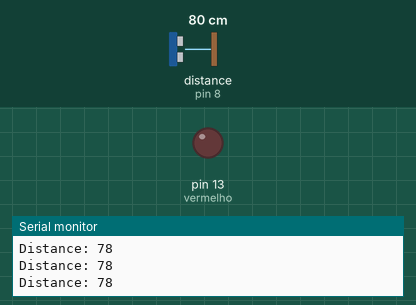
A sketch run on a simulated Arduino Uno, built with avr-gcc and run on an emulated ATmega328P. Shown: output pins drawn as LEDs (lit = HIGH), the last lines printed to the serial monitor. Wiring (inferred from the names in the program): ultrasonic range finder: trigger pin 9; echo pin 8. The inputs (shaded band) are chosen by the test bench; at power-on: distance to the obstacle (sensor on pin 8) 80 cm. The echo pulse lasts 58.3 µs per cm; pins used as bus, display or sensor lines are not drawn.

Above: at 1.2 s.
1.3 s: distance to the obstacle (sensor on pin 8) set to 23 cm
2.8 s: distance to the obstacle (sensor on pin 8) set to 19 cm
At 3.68 s:
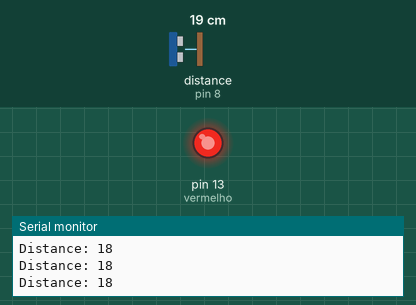
5.8 s: distance to the obstacle (sensor on pin 8) set to 2 cm
Timing chart, 0 to 8.8 s (numbered marks = the images above; inputs shaded):
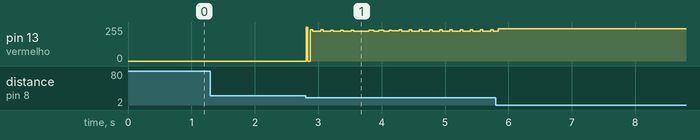

Measured:
- the behaviour switches between 21 and 20 cm on distance to the obstacle (sensor on pin 8) (found by bisection; images 0 and 1)

The sketch:

ultrasonico_LED.ino
```cpp
const int trigPin = 9; //porta trig
const int echoPin = 8; //porta echo

long duration;
int distance;
int vermelho = 13; //porta do led vermelho

void setup(){
    Serial.begin(9600);
    //aqui esta sendo declarada as saidas das portas.
    pinMode(trigPin, OUTPUT);
    pinMode(echoPin, INPUT);
    pinMode(vermelho, OUTPUT);
   // pinMode(10,OUTPUT); //Pino do buzzer

}

void loop(){
    digitalWrite(vermelho, LOW); //led vermelho desligado


    digitalWrite(trigPin, LOW);
    delayMicroseconds(2);

    digitalWrite(trigPin, HIGH);
    delayMicroseconds(10);
    digitalWrite(trigPin, LOW);

    duration = pulseIn(echoPin, HIGH);
    distance = duration*0.034/2;


    //condição em que verifica se a distancia for menor que 10 ela irá realizar uma ação como acender uma led,tocar musica, etc...
    if(distance < 20){
     digitalWrite(vermelho, HIGH);
      /*delay(200);
    tone(10,330,300); //MI*/

    }


    Serial.print("Distance: ");
    Serial.println(distance);

}
```
